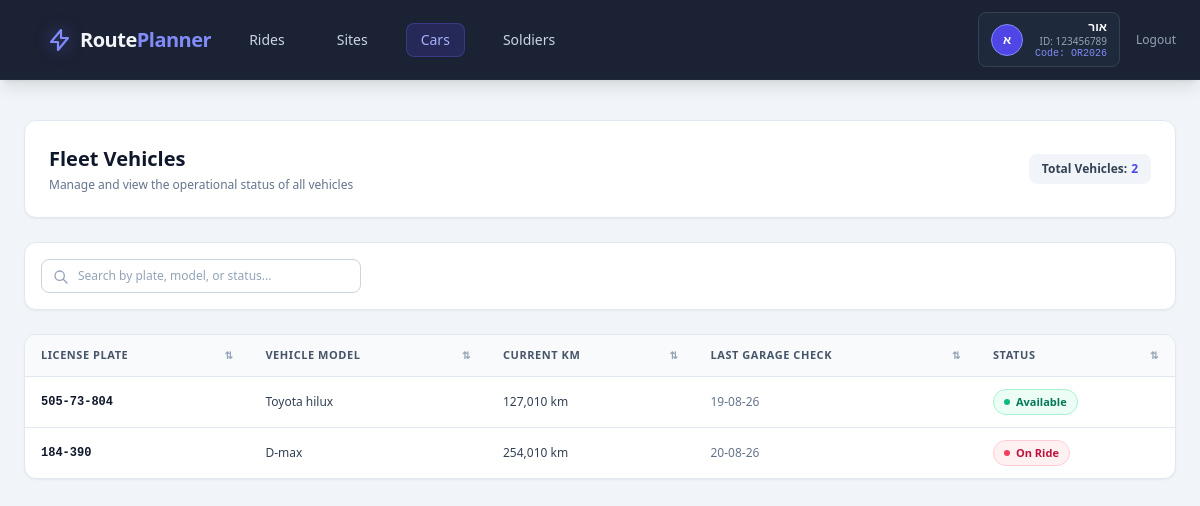
Before: /cars/ (signed in) with the older database file.
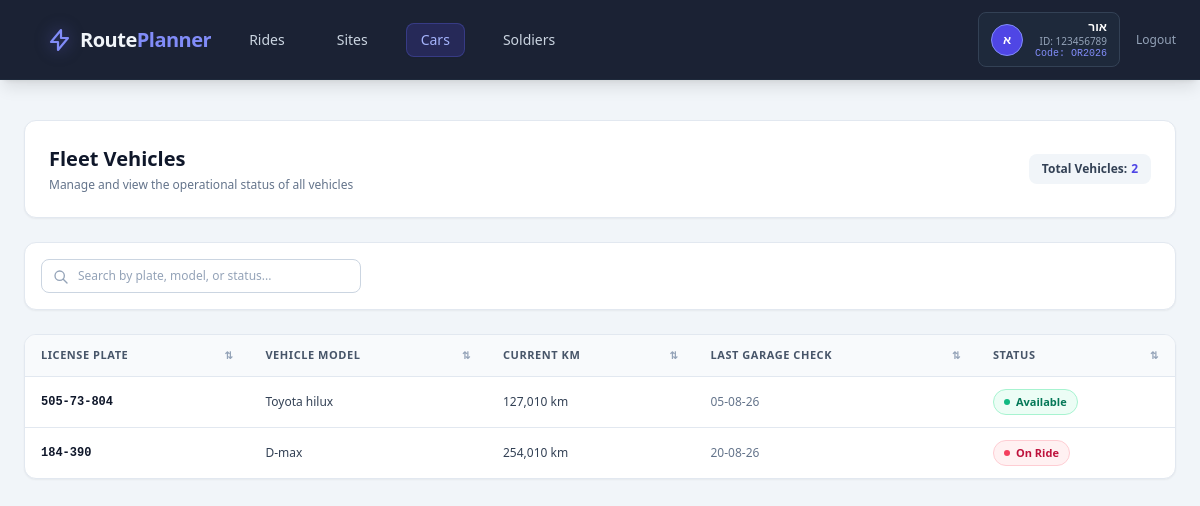
After: the same page with the newer database file.
### app/models.py (models this page shows, shortened)
class Car(db.Model):
    __tablename__ = 'cars'
    license_plate = db.Column(db.String(20), unique=True, nullable=False, primary_key=True)
    car_type = db.Column(db.String(50), nullable=False)
    current_km = db.Column(db.Integer, default=0, nullable=False)
    last_garage_check = db.Column(db.Date, nullable=True)
    is_on_ride = db.Column(db.Boolean, default=False, nullable=False)

### app/routes/cars.py (the view, shortened to what this page needs)
@cars_bp.route('/', methods=['GET', 'POST'])
@login_required
def list_cars():
    cars = Car.query.all()
    return render_template('cars.html', cars=cars, car_statuses=get_car_statuses(cars))

### app/routes/cars.py (called while the page is built)
def get_car_statuses(cars):
    today = date.today()
    todays_ride_plates = {
        license_plate for (license_plate,) in db.session.query(Trip.car_license_plate).filter(
            Trip.is_draft == False,
            Trip.departure_date == today
        ).all()
    }
    return {
        car.license_plate: (
            'On Ride' if car.license_plate in todays_ride_plates
            else 'At Garage' if car.last_garage_check == today
            else 'Available'
        )
        for car in cars
    }

### app/templates/cars.HTML (shortened to what the changed rows need)
{% extends "base.html" %}
{% block content %}
<div class="space-y-6">
   <div class="flex flex-col sm:flex-row justify-between items-start sm:items-center gap-4 bg-white dark:bg-slate-800 p-6 rounded-xl shadow-sm border border-slate-200 dark:border-slate-700 transition-colors">
        <div>
            <h1 class="text-xl font-bold text-slate-900 dark:text-white" data-en="Fleet Vehicles" data-he="צי רכבים">Fleet Vehicles</h1>
        </div>
    </div>
    <div class="bg-white dark:bg-slate-800 rounded-xl shadow-sm border border-slate-200 dark:border-slate-700 overflow-hidden transition-colors">
        <div>
            <table class="w-full text-left border-collapse" id="carsTable">
                <thead class="hidden md:table-header-group">
                    <tr class="bg-slate-50 dark:bg-slate-700/50 text-slate-600 dark:text-slate-300 text-[11px] font-bold uppercase tracking-wider border-b border-slate-200 dark:border-slate-700">
                        <th onclick="sortTable(0, 'string')" class="py-3 px-4 cursor-pointer hover:bg-slate-100 dark:hover:bg-slate-700 transition select-none">
                            <div class="flex items-center justify-between">
                                <span data-en="License Plate" data-he="מספר רישוי">License Plate</span>
                                <span class="text-slate-400 dark:text-slate-500 text-[10px] ml-1">⇅</span>
                            </div>
                        </th>
                        <th onclick="sortTable(1, 'string')" class="py-3 px-4 cursor-pointer hover:bg-slate-100 dark:hover:bg-slate-700 transition select-none">
                            <div class="flex items-center justify-between">
                                <span data-en="Vehicle Model" data-he="דגם רכב">Vehicle Model</span>
                                <span class="text-slate-400 dark:text-slate-500 text-[10px] ml-1">⇅</span>
                            </div>
                        </th>
                        <th onclick="sortTable(2, 'number')" class="py-3 px-4 cursor-pointer hover:bg-slate-100 dark:hover:bg-slate-700 transition select-none">
                            <div class="flex items-center justify-between">
                                <span data-en="Current KM" data-he="קילומטראז'">Current KM</span>
                                <span class="text-slate-400 dark:text-slate-500 text-[10px] ml-1">⇅</span>
                            </div>
                        </th>
                        <th onclick="sortTable(3, 'date')" class="py-3 px-4 cursor-pointer hover:bg-slate-100 dark:hover:bg-slate-700 transition select-none">
                            <div class="flex items-center justify-between">
                                <span data-en="Last Garage Check" data-he="בדיקת מוסך אחרונה">Last Garage Check</span>
                                <span class="text-slate-400 dark:text-slate-500 text-[10px] ml-1">⇅</span>
                            </div>
                        </th>
                        <th onclick="sortTable(4, 'string')" class="py-3 px-4 cursor-pointer hover:bg-slate-100 dark:hover:bg-slate-700 transition select-none">
                            <div class="flex items-center justify-between">
                                <span data-en="Status" data-he="סטטוס">Status</span>
                                <span class="text-slate-400 dark:text-slate-500 text-[10px] ml-1">⇅</span>
                            </div>
                        </th>
                    </tr>
                </thead>
                <tbody class="divide-y divide-slate-100 dark:divide-slate-700 text-xs text-slate-700 dark:text-slate-300">
                    {% for car in cars %}
                        <tr class="block md:table-row border-b border-slate-200 dark:border-slate-700 last:border-b-0 p-3 md:p-0 hover:bg-slate-50/80 dark:hover:bg-slate-700/40 transition"
                            data-plate="{{ car.license_plate }}"
                            data-model="{{ car.car_type }}"
                            data-km="{{ car.current_km or 0 }}"
                            data-check="{{ car.last_garage_check.strftime('%Y-%m-%d') if car.last_garage_check else '' }}"
                            data-status="{{ car_statuses[car.license_plate] }}">
                            <td class="flex md:table-cell items-center justify-between gap-4 py-2 px-0 md:py-3 md:px-4 font-mono font-bold text-slate-900 dark:text-white">
                                <span>{{ car.license_plate }}</span>
                            </td>
                            <td class="flex md:table-cell items-center justify-between gap-4 py-2 px-0 md:py-3 md:px-4 font-medium">
                                <span>{{ car.car_type }}</span>
                            </td>
                            <td class="flex md:table-cell items-center justify-between gap-4 py-2 px-0 md:py-3 md:px-4">
                                <span>{{ "{:,}".format(car.current_km) if car.current_km else '0' }} km</span>
                            </td>
                            <td class="flex md:table-cell items-center justify-between gap-4 py-2 px-0 md:py-3 md:px-4 text-slate-500 dark:text-slate-400">
                                <span>{{ car.last_garage_check.strftime('%d-%m-%y') if car.last_garage_check else 'N/A' }}</span>
                            </td>
                            <td class="flex md:table-cell items-center justify-between gap-4 py-2 px-0 md:py-3 md:px-4">
                                {% if car_statuses[car.license_plate] == 'On Ride' %}
                                    <span class="inline-flex items-center gap-1.5 px-2.5 py-1 rounded-full text-[11px] font-semibold bg-rose-50 dark:bg-rose-950/50 text-rose-700 dark:text-rose-400 border border-rose-200 dark:border-rose-800/60">
                                        <span class="w-1.5 h-1.5 rounded-full bg-rose-500 animate-pulse"></span>
                                        <span data-en="On Ride" data-he="בנסיעה">On Ride</span>
                                    </span>
                                {% else %}
                                    <span class="inline-flex items-center gap-1.5 px-2.5 py-1 rounded-full text-[11px] font-semibold bg-emerald-50 dark:bg-emerald-950/50 text-emerald-700 dark:text-emerald-400 border border-emerald-200 dark:border-emerald-800/60">
                                        <span class="w-1.5 h-1.5 rounded-full bg-emerald-500"></span>
                                        <span data-en="Available" data-he="זמין">Available</span>
                                    </span>
                                {% endif %}
                            </td>
                        </tr>
                    {% else %}
                        <tr>
                            <td colspan="6" class="py-8 text-center text-slate-400 dark:text-slate-500 text-xs" data-en="No vehicles found in the fleet database." data-he="לא נמצאו רכבים במאגר הנתונים.">
                                No vehicles found in the fleet database.
                            </td>
                        </tr>
                    {% endfor %}
                </tbody>
            </table>
        </div>
    </div>
</div>
{% endblock %}

Changed rows visible on the page:
changed Car "Toyota hilux": last_garage_check "19-08-26" → "05-08-26"
